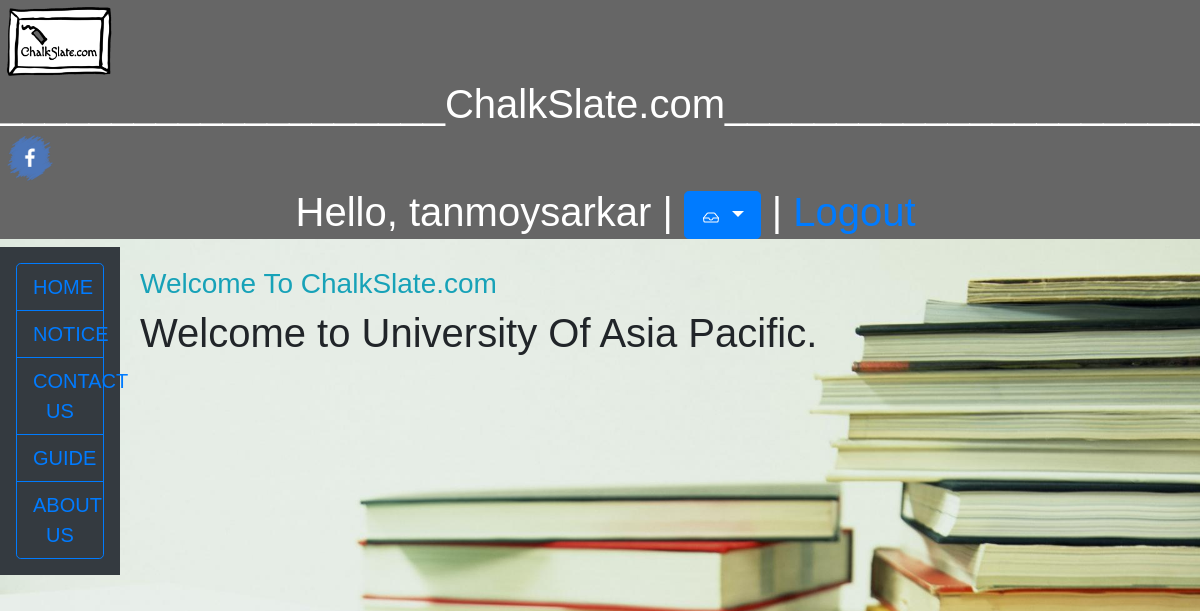
The page /chalkslate/tutor_institute_page/ (signed in) on the database its author committed.
### management/models.py (models this page shows, shortened)
class ChalkSlateUser(AbstractBaseUser):
    email = models.EmailField(verbose_name='email', unique=True, max_length=60)
    username = models.CharField(max_length=60, unique=True)
    date_joined = models.DateField(verbose_name='date joined', auto_now_add=True)
    last_login = models.DateField(verbose_name='last login', auto_now=True)
    is_admin = models.BooleanField(default=False)
    is_active = models.BooleanField(default=True)
    is_staff = models.BooleanField(default=False)
    is_superuser = models.BooleanField(default=False)
    first_name = models.CharField(max_length=60, verbose_name='first name')
    last_name = models.CharField(max_length=60, verbose_name='last name')
    has_institute = models.BooleanField(default=False)
    USERNAME_FIELD = 'email'
    REQUIRED_FIELDS = ['username',]
    objects = MyAccountManager()
    AUTHORITY = 1
    INSTITUTE = 2
    STUDENT = 3
    TUTOR = 4
    USER_TYPE_CHOICES = (
        (AUTHORITY, 'Authority (superuser or admin)'),
        (INSTITUTE, 'ChalkSlateAdmin'),
        (STUDENT, 'Student'),
        (TUTOR, 'Tutor'),
    )
    user_type = models.PositiveSmallIntegerField(choices=USER_TYPE_CHOICES, null=True, blank=True)

class ChalkSlateAdmin(models.Model):
    chalkslate_user = models.OneToOneField(ChalkSlateUser, on_delete=models.CASCADE, null=True)
    institute_name = models.CharField(verbose_name='institute name', max_length=100, unique=True)
    institute_details = models.CharField(verbose_name='institute details', max_length=100)

### management/views.py (the view)
# urls.py: path('tutor_institute_page/', views.tutor_institute_page, name='tutor_institute_page'),
def tutor_institute_page(request):
    context = {}
    current_user = request.user
    if not current_user.is_authenticated:
        return redirect('home_page')
    chalkslateuser = ChalkSlateUser.objects.get(username=request.user.username)
    try:
        tutor = chalkslateuser.tutor
        institute = tutor.institute
    except (Tutor.DoesNotExist, ChalkSlateAdmin.DoesNotExist):
        tutor = None
        institute = None
    if institute is None:
        return redirect('home_page')
    context['chalkslate_user'] = chalkslateuser
    context['tutor'] = tutor
    context['institute'] = institute
    return render(request, 'management/tutor_institute_page.html', context=context)

### management/templates/management/tutor_institute_page.html
{%extends 'base.html' %}
{% block override_0 %}
<h1>Welcome to {{institute.institute_name}}.</h1>
{% endblock %}

### management/templates/base.html (shortened to what this page needs)
<!DOCTYPE html>
<html lang="en">
<link rel="stylesheet" href="https://stackpath.bootstrapcdn.com/bootstrap/4.4.1/css/bootstrap.min.css">
{% load static %}
<link rel="stylesheet" type="text/css" href="{% static 'management/enter-style2.css' %}">
<head>
</head>
<body>
  <header>
    <h1>
        <a href="/chalkslate/home"><img style="width: 120px; height: 80px;" alt="logo" src="{% static 'management/images/logo.gif' %}"/> </a>
        ____________________ChalkSlate.com______________________
        <a href="/admin" target="blank"><img style="width: 60px; height: 60px;" alt="fb" src="{% static 'management/images/fb.png' %}"/> </a>
        <center>
        {% if request.user.is_authenticated %}
                Hello, {{ request.user.username }} |
                <span class="dropdown">
                    <a class="btn btn-lg btn-primary dropdown-toggle" href="#" role="button" data-toggle="dropdown" aria-haspopup="true" aria-expanded="false">
                    </a>
                </span> |
                <a href="{% url 'logout' %}">Logout</a>
        {% else %}
             <a href="{% url 'register' %}">Register</a> | <a href="{% url 'login' %}">Login</a>
        {% endif %}
        </center>
    </h1>
  </header>
  <section>
      <nav class="btn-group-lg btn-group-vertical text-center p-3 mb-2 bg-dark text-white" role="group" aria-label="Basic example">
          <a class="btn btn-outline-primary" href="{% url 'home_page' %}" role="button">HOME</a>
          <a class="btn btn-outline-primary" href="{% url 'notice_board' %}" role="button">NOTICE</a>
          <a class="btn btn-outline-primary" href="{% url 'contact_us' %}" role="button">CONTACT US</a>
          <a class="btn btn-outline-primary" href="{% url 'guide' %}" role="button">GUIDE</a>
          <a class="btn btn-outline-primary" href="{% url 'about_us' %}" role="button">ABOUT US</a>
      </nav>
    <article >
      <h3 class="text-info"> Welcome To ChalkSlate.com </h3>
      {% block override_0 %}
      {% endblock %}
    </article>
  </section>
</body>
</html>

### management/static/management/enter-style2.css (style rules this page uses)
body { background: white url("images/b.jpg"); background-size: cover; }
* { box-sizing: border-box; }
body { font-family: Arial, Helvetica, sans-serif; }
header { background-color: #666; padding: 0px; text-align: left; font-size: 20px; color: white; }
nav { float: left; width: 10%; padding: 5px; }
article { float: left; padding: 20px; width: 90%; }
section:after { content: ""; display: table; clear: both; }

### rows shown on the page
ChalkSlateUser: user.username "tanmoysarkar"
ChalkSlateAdmin: institute_name "University Of Asia Pacific"
